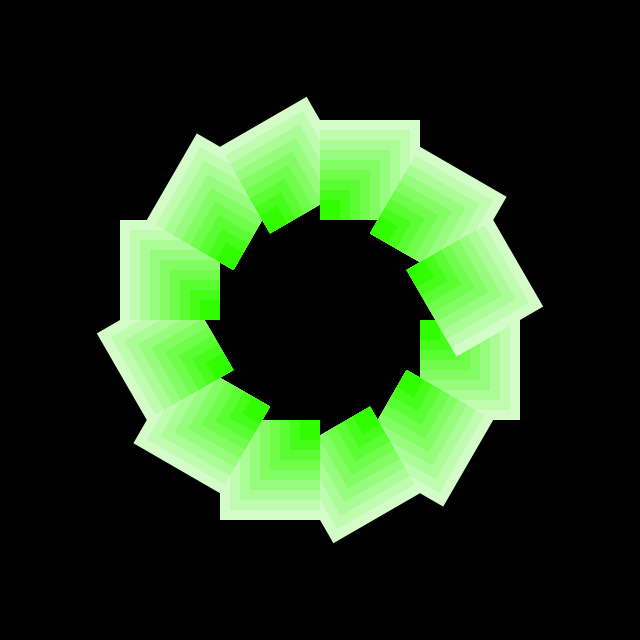
Frame 1 (no input)
Frame 60 (the mouse pressed at the canvas centre just before this capture): identical to frame 1, image omitted
Frame 120 (the mouse held since frame 60 and released just before this capture): identical to frame 1, image omitted

The Processing sketch that drew this single still picture (run headless with seeded random() and noise(); from frame 60 on, the mouse is pressed at the canvas centre):

// Processing sketch: sketch_031
// ── sketch_031.pde
void setup() {
    size(640, 640);
    colorMode(HSB, 100);
    background(0);
    noStroke();
    
    translate(width/2, height/2);
    int r = 360/12;

    //pushMatrix();
    //rotate(radians(r));
    //translate(150, 0);
    //for(int i = 10; i > 0; i--){
    //    fill(30, 120 - (i*10) , 99);
    //    rect(0, 0, 10*i, 10*i);
    //}
    //popMatrix();

    for(int j = 0; j <12; j++){
        
        pushMatrix();
        rotate(radians(r * j));
        translate(100, 0);
        for(int i = 10; i > 0; i--){
            fill(30, 120 - (i*10) , 99);
            rect(0, 0, 10*i, 10*i);
        }
        popMatrix();
    }
    
}

void draw() {
}

void keyTyped() {
    if (key == 's' || key == 'S') {
        save("screen.png");
    }
}
